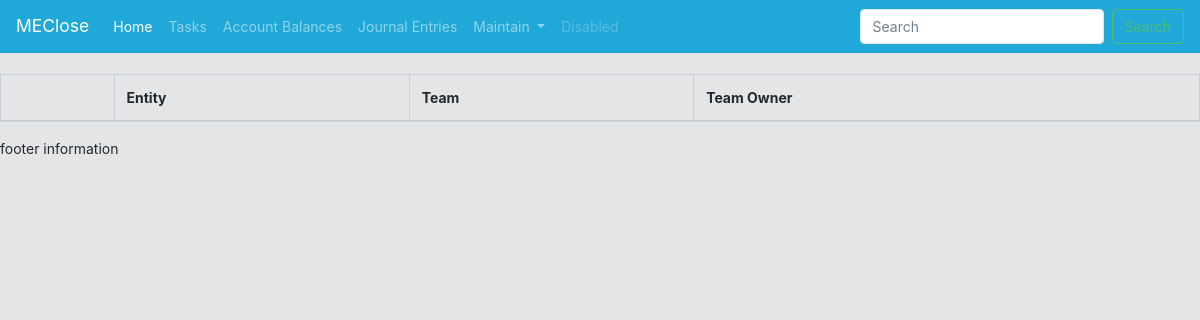
The app's page /ClosePortal/teams/, older data.
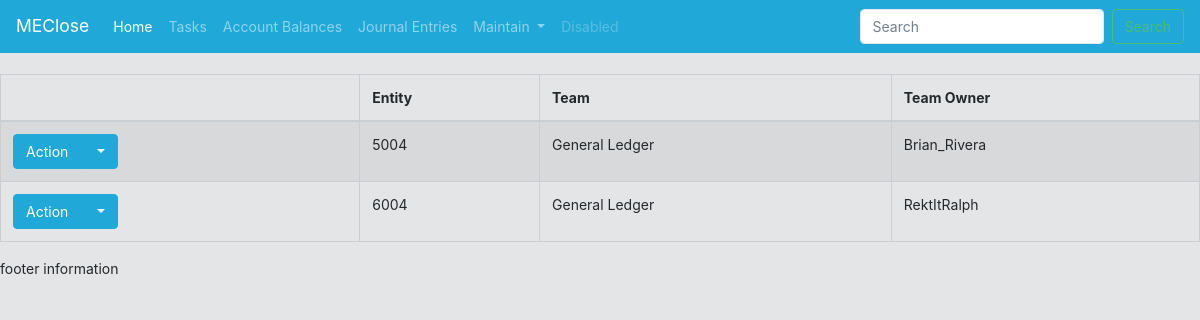
The same page, newer data.
### CloseApplication/models.py (models this page shows, shortened)
class userDefinedTeam(models.Model):
    team = models.CharField(max_length=200)
    teamOwner = models.ForeignKey(User, on_delete=models.PROTECT, related_name="user_teamOwner")
    entity = models.ForeignKey(userDefinedEntity, on_delete=models.PROTECT, related_name="entity_userDefinedTeam", default=1)
    class Meta:
        constraints = [
            models.UniqueConstraint(fields=['team', 'entity'], name='unique_EntityTeam')
        ]

class userDefinedEntity(models.Model):
    entity = models.CharField(max_length=200, default="Select Entity")
    def __str__(self):
        return self.entity

### CloseApplication/views.py (the view)
# urls.py: path('teams/', views.TeamList_List.as_view(), name='teamlist'),
class TeamList_List(ListView):
    template_name = 'CloseApplication/teamlist/teamlist_list.html'
    model = userDefinedTeam

### CloseApplication/templates/CloseApplication/teamlist/teamlist_list.html (shortened to what this page needs)
{% extends "CloseApplication/base.html" %}
{% block content %}
<table class="table table-striped table-bordered table-hover" id="EntryApproval_ChecklistTable">
    <thead>
        <tr>
            <th></th>
            <th>Entity</th>
            <th>Team</th>
            <th>Team Owner</th>
        </tr>
    </thead>
    {% for tableValue in object_list %}
    <tr>
        <td>
            <div class="btn-group">
                <button type="button" class="btn btn-primary">Action</button>
                <button type="button" class="btn btn-primary dropdown-toggle" data-toggle="dropdown">
                </button>
            </div>
        </td>
        <td>{{ tableValue.entity }}</td>
        <td>{{ tableValue.team }}</td>
        <td>{{ tableValue.teamOwner }}</td>
    </tr>
    {% endfor %}
</table>
{% endblock %}

Row changes from the older to the newer data that the page shows:
added userDefinedTeam: entity "5004", team "General Ledger", teamOwner "Brian_Rivera"
added userDefinedTeam: entity "6004", team "General Ledger", teamOwner "RektItRalph"
